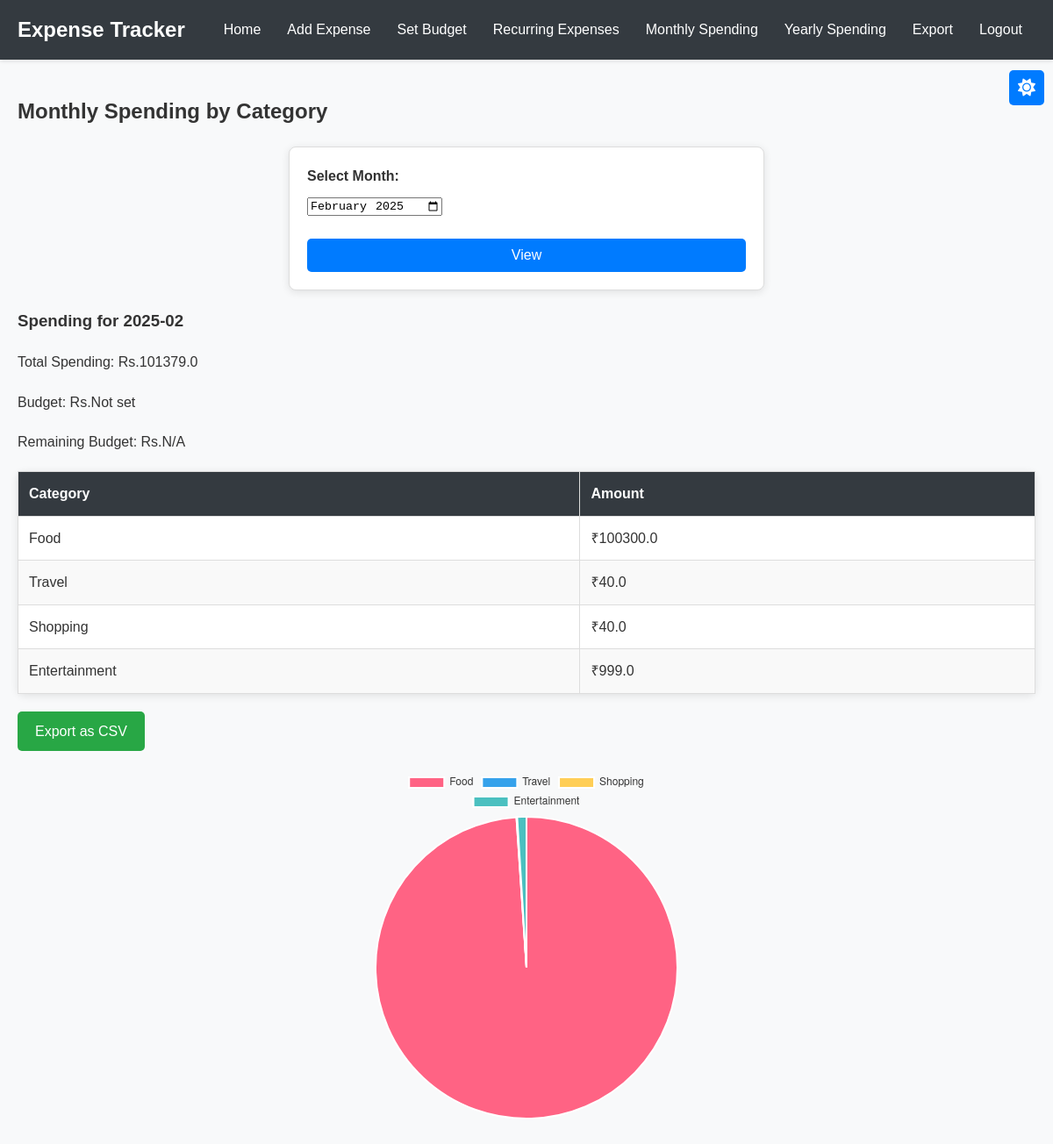
The app's page /monthly_spending (signed in) with its own data.
### app.py (models this page shows)
class Expense(db.Model):
    id = db.Column(db.Integer, primary_key=True)
    amount = db.Column(db.Float, nullable=False)
    category = db.Column(db.String(100), nullable=False)
    date = db.Column(db.String(100), nullable=False)
    month = db.Column(db.String(7), nullable=False)
    user_id = db.Column(db.Integer, db.ForeignKey('user.id'), nullable=False)

### app.py (the view)
@app.route('/monthly_spending', methods=['GET'])
@login_required
def monthly_spending():
    selected_month = request.args.get('month', datetime.now().strftime('%Y-%m'))
    expenses = Expense.query.filter_by(user_id=current_user.id, month=selected_month).all()
    monthly_data = {}
    for expense in expenses:
        category = expense.category
        amount = expense.amount
        monthly_data[category] = monthly_data.get(category, 0) + amount
    return render_template('monthly_spending.html', monthly_data=monthly_data, selected_month=selected_month)

### app.py (called while the page is built)
@login_manager.user_loader
def load_user(user_id):
    return User.query.get(int(user_id)) if user_id.isdigit() else None

### templates/monthly_spending.html
{% extends 'base.html' %}
{% block content %}
    <h2>Monthly Spending by Category</h2>
    <form method="GET" action="{{ url_for('monthly_spending') }}">
        <label for="month">Select Month:</label>
        <input type="month" id="month" name="month" value="{{ selected_month }}"><br><br>
        <button type="submit">View</button>
    </form>
    {% if selected_month %}
        <h3>Spending for {{ selected_month }}</h3>
        <p>Total Spending: Rs.{{ monthly_data.values()|sum }}</p>
        <p>Budget: Rs.{{ budget.amount if budget else 'Not set' }}</p>
        <p>Remaining Budget: Rs.{{ (budget.amount - monthly_data.values()|sum) if budget else 'N/A' }}</p>
        <table>
            <thead>
                <tr>
                    <th>Category</th>
                    <th>Amount</th>
                </tr>
            </thead>
            <tbody>
                {% for category, amount in monthly_data.items() %}
                    <tr>
                        <td>{{ category }}</td>
                        <td>₹{{ amount }}</td>
                    </tr>
                {% endfor %}
            </tbody>
        </table>
        <a href="{{ url_for('export_monthly_spending', month=selected_month) }}" class="export-button">Export as CSV</a>
        <canvas id="monthlySpendingChart" class="chart-size"></canvas>
        <script>
            const categories = {{ monthly_data.keys()|list|tojson|safe }};
            const amounts = {{ monthly_data.values()|list|tojson|safe }};
            const ctx = document.getElementById('monthlySpendingChart').getContext('2d');
            const chart = new Chart(ctx, {
                type: 'pie',
                data: {
                    labels: categories,
                    datasets: [{
                        label: 'Amount Spent',
                        data: amounts,
                        backgroundColor: [
                            '#FF6384', '#36A2EB', '#FFCE56', '#4BC0C0', '#9966FF', '#FF9F40'
                        ]
                    }]
                },
                options: {
                    plugins: {
                        legend: {
                            labels: {
                                color: document.body.getAttribute('data-theme') === 'dark' ? '#e0e0e0' : '#333',
                            }
                        },
                        tooltip: {
                            bodyColor: document.body.getAttribute('data-theme') === 'dark' ? '#e0e0e0' : '#333',
                            titleColor: document.body.getAttribute('data-theme') === 'dark' ? '#e0e0e0' : '#333',
                        }
                    }
                }
            });
        </script>
    {% endif %}
{% endblock %}

### static/styles.css (style rules this page uses)
:root { --background-color: #f8f9fa; --text-color: #333; --header-background: #343a40; --header-text: white; --form-background: white; --form-border: #ddd; --table-background: white; --table-border: #ddd; --table-header-background: #343a40; --table-header-text: white; --table-row-even: #f9f9f9; --table-row-hover: #f1f1f1; --alert-background: #d4edda; --alert-text: #155724; --alert-border: #c3e6cb; --button-background: #007bff; --button-hover: #0056b3; --link-color: #007bff; --link-hover: #0056b3; }
body { font-family: 'Arial', sans-serif; margin: 0; padding: 0; background-color: var(--background-color); color: var(--text-color); line-height: 1.6; transition: background-color 0.3s ease, color 0.3s ease; }
form { max-width: 500px; margin: 20px auto; padding: 20px; background-color: var(--form-background); border: 1px solid var(--form-border); border-radius: 8px; box-shadow: 0 2px 10px rgba(0, 0, 0, 0.1); }
label { display: block; margin-bottom: 8px; font-weight: bold; color: var(--text-color); }
button { width: 100%; padding: 10px; background-color: var(--button-background); color: white; border: none; border-radius: 5px; font-size: 16px; cursor: pointer; transition: background-color 0.3s ease; }
table { width: 100%; border-collapse: collapse; margin-top: 20px; background-color: var(--table-background); border-radius: 8px; box-shadow: 0 2px 10px rgba(0, 0, 0, 0.1); }
table, th, td { border: 1px solid var(--table-border); }
th, td { padding: 12px; text-align: left; color: var(--text-color); }
th { background-color: var(--table-header-background); color: var(--table-header-text); font-weight: bold; }
tr:nth-child(even) { background-color: var(--table-row-even); }
.chart-size { width: 100%; max-width: 400px; height: auto; margin: 20px auto; display: block; color: var(--text-color); }
.export-button { display: inline-block; padding: 10px 20px; background-color: #28a745; color: white; text-decoration: none; border-radius: 5px; text-align: center; margin-top: 20px; transition: background-color 0.3s ease; }
a { color: var(--link-color); text-decoration: none; transition: color 0.3s ease; }
p { margin-bottom: 20px; font-size: 16px; color: var(--text-color); }

### records on screen
Expense: category "Food", amount "100300.0"
Expense: category "Travel", amount "40.0"
Expense: category "Shopping", amount "40.0"
Expense: category "Entertainment", amount "999.0"

### other values on screen
{{ selected_month }} "2025-02"
{{ monthly_data.values()|sum }} "101379.0"
{{ budget.amount if budget else 'Not set' }} "Not set"
{{ (budget.amount - monthly_data.values()|sum) if budget else 'N/A' }} "N/A"
chart data {{ monthly_data.keys()|list|tojson|safe }} ["Food", "Travel", "Shopping", "Entertainment"]
chart data {{ monthly_data.values()|list|tojson|safe }} [100300.0, 40.0, 40.0, 999.0]
